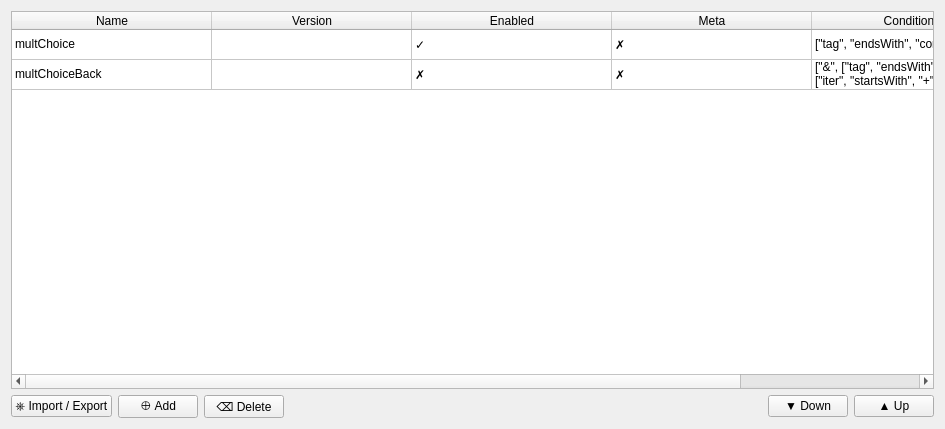
<?xml version="1.0" encoding="UTF-8"?>
<ui version="4.0">
 <class>TWWrapTab</class>
 <widget class="QWidget" name="TWWrapTab">
  <property name="geometry">
   <rect>
    <x>0</x>
    <y>0</y>
    <width>945</width>
    <height>429</height>
   </rect>
  </property>
  <property name="windowTitle">
   <string>Form</string>
  </property>
  <layout class="QGridLayout" name="gridLayout">
   <item row="5" column="5">
    <widget class="QPushButton" name="upPushButton">
     <property name="text">
      <string>▲ Up</string>
     </property>
    </widget>
   </item>
   <item row="5" column="1">
    <widget class="QPushButton" name="addPushButton">
     <property name="text">
      <string>⊕ Add</string>
     </property>
    </widget>
   </item>
   <item row="5" column="0">
    <widget class="QPushButton" name="importButton">
     <property name="text">
      <string>⎈ Import / Export</string>
     </property>
    </widget>
   </item>
   <item row="5" column="3">
    <spacer name="horizontalSpacer">
     <property name="orientation">
      <enum>Qt::Horizontal</enum>
     </property>
     <property name="sizeHint" stdset="0">
      <size>
       <width>40</width>
       <height>20</height>
      </size>
     </property>
    </spacer>
   </item>
   <item row="5" column="2">
    <widget class="QPushButton" name="deletePushButton">
     <property name="text">
      <string>⌫ Delete</string>
     </property>
    </widget>
   </item>
   <item row="4" column="0" colspan="6">
    <widget class="QTableWidget" name="wrapTable">
     <property name="editTriggers">
      <set>QAbstractItemView::NoEditTriggers</set>
     </property>
     <property name="dragEnabled">
      <bool>false</bool>
     </property>
     <property name="dragDropOverwriteMode">
      <bool>false</bool>
     </property>
     <property name="alternatingRowColors">
      <bool>false</bool>
     </property>
     <property name="selectionMode">
      <enum>QAbstractItemView::SingleSelection</enum>
     </property>
     <property name="selectionBehavior">
      <enum>QAbstractItemView::SelectRows</enum>
     </property>
     <property name="showGrid">
      <bool>true</bool>
     </property>
     <property name="gridStyle">
      <enum>Qt::SolidLine</enum>
     </property>
     <property name="sortingEnabled">
      <bool>false</bool>
     </property>
     <property name="cornerButtonEnabled">
      <bool>false</bool>
     </property>
     <attribute name="horizontalHeaderCascadingSectionResizes">
      <bool>false</bool>
     </attribute>
     <attribute name="horizontalHeaderDefaultSectionSize">
      <number>200</number>
     </attribute>
     <attribute name="horizontalHeaderStretchLastSection">
      <bool>true</bool>
     </attribute>
     <attribute name="verticalHeaderVisible">
      <bool>false</bool>
     </attribute>
     <attribute name="verticalHeaderCascadingSectionResizes">
      <bool>true</bool>
     </attribute>
     <attribute name="verticalHeaderHighlightSections">
      <bool>true</bool>
     </attribute>
     <attribute name="verticalHeaderShowSortIndicator" stdset="0">
      <bool>false</bool>
     </attribute>
     <row>
      <property name="text">
       <string>Script 1</string>
      </property>
     </row>
     <row>
      <property name="text">
       <string>Script 2</string>
      </property>
     </row>
     <column>
      <property name="text">
       <string>Name</string>
      </property>
     </column>
     <column>
      <property name="text">
       <string>Version</string>
      </property>
     </column>
     <column>
      <property name="text">
       <string>Enabled</string>
      </property>
     </column>
     <column>
      <property name="text">
       <string>Meta</string>
      </property>
     </column>
     <column>
      <property name="text">
       <string>Conditions</string>
      </property>
     </column>
     <item row="0" column="0">
      <property name="text">
       <string>multChoice</string>
      </property>
     </item>
     <item row="0" column="2">
      <property name="text">
       <string>✓</string>
      </property>
     </item>
     <item row="0" column="3">
      <property name="text">
       <string>✗</string>
      </property>
     </item>
     <item row="0" column="4">
      <property name="text">
       <string>[&quot;tag&quot;, &quot;endsWith&quot;, &quot;context&quot;]</string>
      </property>
     </item>
     <item row="1" column="0">
      <property name="text">
       <string>multChoiceBack</string>
      </property>
     </item>
     <item row="1" column="2">
      <property name="text">
       <string>✗</string>
      </property>
     </item>
     <item row="1" column="3">
      <property name="text">
       <string>✗</string>
      </property>
     </item>
     <item row="1" column="4">
      <property name="text">
       <string>[&quot;&amp;&quot;, [&quot;tag&quot;, &quot;endsWith&quot;, &quot;context&quot;], [&quot;iter&quot;, &quot;startsWith&quot;, &quot;+&quot;]]</string>
      </property>
     </item>
    </widget>
   </item>
   <item row="5" column="4">
    <widget class="QPushButton" name="downPushButton">
     <property name="text">
      <string>▼ Down</string>
     </property>
    </widget>
   </item>
  </layout>
 </widget>
 <resources/>
 <connections>
  <connection>
   <sender>wrapsTable</sender>
   <signal>cellActivated(int,int)</signal>
   <receiver>deletePushButton</receiver>
   <slot>toggle()</slot>
   <hints>
    <hint type="sourcelabel">
     <x>450</x>
     <y>108</y>
    </hint>
    <hint type="destinationlabel">
     <x>171</x>
     <y>230</y>
    </hint>
   </hints>
  </connection>
 </connections>
</ui>
